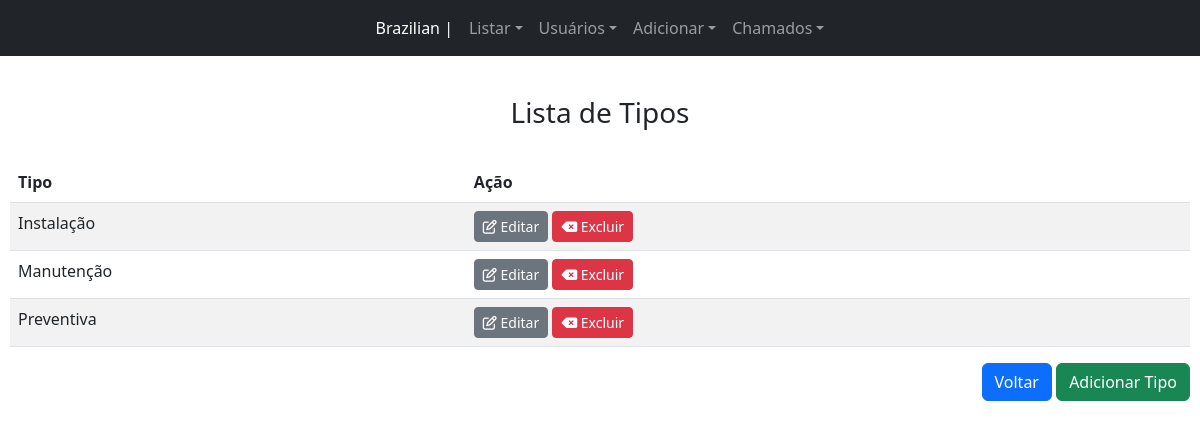
The app's page /listarTipo.php with its own data.
### tables this page shows
CREATE TABLE `tipo` (
  `idTipo` int(11) NOT NULL,
  `nomeTipo` varchar(200) NOT NULL
);

### listarTipo.php (the view, shortened to what this page needs)
<!DOCTYPE html>
<html>
<head>
    <link href="https://cdn.jsdelivr.net/npm/bootstrap@5.2.2/dist/css/bootstrap.min.css" rel="stylesheet">
</head>
<body>
<?php require_once "header.php" ?>
<div  style="margin-top: 30px">
    <div style="padding: 10px">
    <div class="mb-3">
<center>
<h3> Lista de Tipos</h3>
<br>
    <table class="table table-striped">
        <thead>
            <tr>
                <th scope="col">Tipo</th>
                <th scope="col">Ação</th>
            </tr>
        </thead>
      <?php
        $sql= "SELECT * FROM `tipo`";
        $busca = mysqli_query($conexao, $sql);
        while ($array = mysqli_fetch_array($busca)){
            $idTipo = $array ['idTipo'];
            $nomeTipo = $array ['nomeTipo'];
        ?>
        <tr>
        <td><?php echo $nomeTipo?></td>
        <td><a class="btn btn-secondary btn-sm" href="editarTipo.php?id=<?php echo $idTipo ?>" role="button" ><i class="fa-regular fa-pen-to-square"></i> Editar</button></a>
        <a class="btn btn-danger btn-sm" href="deletarTipo.php?id=<?php echo $idTipo ?>" role="button" ><i class="fa-solid fa-delete-left"></i> Excluir</button></a>
        <?php } ?>
        </tr>
        </center>
<div style="text-align: right;">
            <a href="menu.php" role="button" class="btn btn-primary"> Voltar</a>
            <a href="adicionarTipo.php" role="button" class="btn btn-success"> Adicionar Tipo</a>
</div>
</body>
</html>

### records on screen
tipo: nomeTipo "Instalação"
tipo: nomeTipo "Manutenção"
tipo: nomeTipo "Preventiva"
